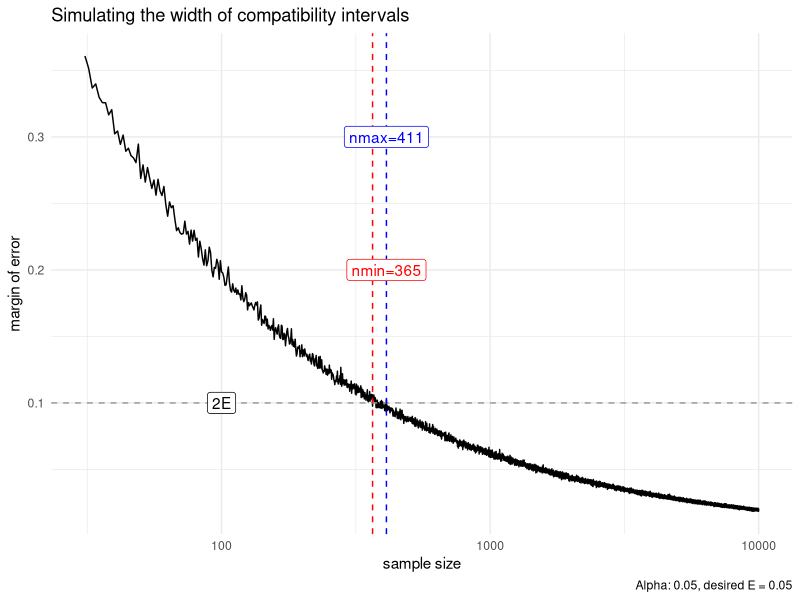

Generate this figure with R:
## ---- chunk 1
knitr::opts_chunk$set(fig.pos = 'H',
  fig.asp = 0.618,
  fig.width = 5,
  fig.cap = "", 
  out.width = "70%",
  fig.path = "",
  fig.align = "center",
  fig.show = "hold",
  echo = TRUE,
  message = FALSE,
  warning = FALSE,
  cache = TRUE)
## ---- chunk 2
library(tidyverse)
library(scales)
library(glue)
## ---- chunk 3
N <- 1e04
E <- .05
p <- 1/2
alpha = .05
k <- 1e03

q <- abs(qnorm(p = alpha/2))
## ---- chunk 4
df <- tibble(
  i = 1:N,
  estimate = NA,
  se = NA,
  lwr = NA,
  upr = NA,
  width = NA,
  small_enough = NA
)
## ---- chunk 5
for (i in 1:N) {
  
  tmp <- rbinom(n = k, size = i, prob = p)
  prop_success <- tmp/i
  df$estimate[i] <- mean(prop_success)
  df$se[i] <- sd(prop_success)
  df$lwr[i] <- df$estimate[i] - q * df$se[i]
  df$upr[i] <- df$estimate[i] + q * df$se[i]
  df$width[i] <- df$upr[i] - df$lwr[i] 
  
  if (df$width[i] < 2*E)
   {df$small_enough[i] <- TRUE} else {
     df$small_enough[i] <- FALSE}
}
## ---- chunk 6
n_min <- 
  df$width %>% 
  detect_index(~ .x <= 2*E)

n_min
## ---- chunk 7
n_max <- 
  df$width %>% 
  detect_index(~ .x > 2*E, .dir = "backward")

n_max
## ---- chunk 8
df %>% 
  filter(i > 30) %>% 
  ggplot(aes(x = i, y= width)) +
  geom_line() + 
  scale_x_continuous(trans=log10_trans()) + 
  geom_hline(yintercept = 2*E, linetype ="dashed", color = "grey60") +
  annotate("label", x = 100, y = .1, label = "2E") +
  geom_vline(xintercept = n_max, linetype = "dashed", 
             color = "blue") +
  geom_vline(xintercept = n_min, linetype = "dashed",
             color = "red") +
  annotate("label", x = n_max, y = .3, 
           label = glue("nmax={n_max}"), 
           color = "blue") +
  annotate("label", x = n_max, y = .2, 
           label = glue("nmin={n_min}"),
           color = "red") +
  labs(x = "sample size",
       y = "margin of error",
       title = "Simulating the width of compatibility intervals",
       caption = glue("Alpha: {alpha}, desired E = {E}")) +
  theme_minimal()
